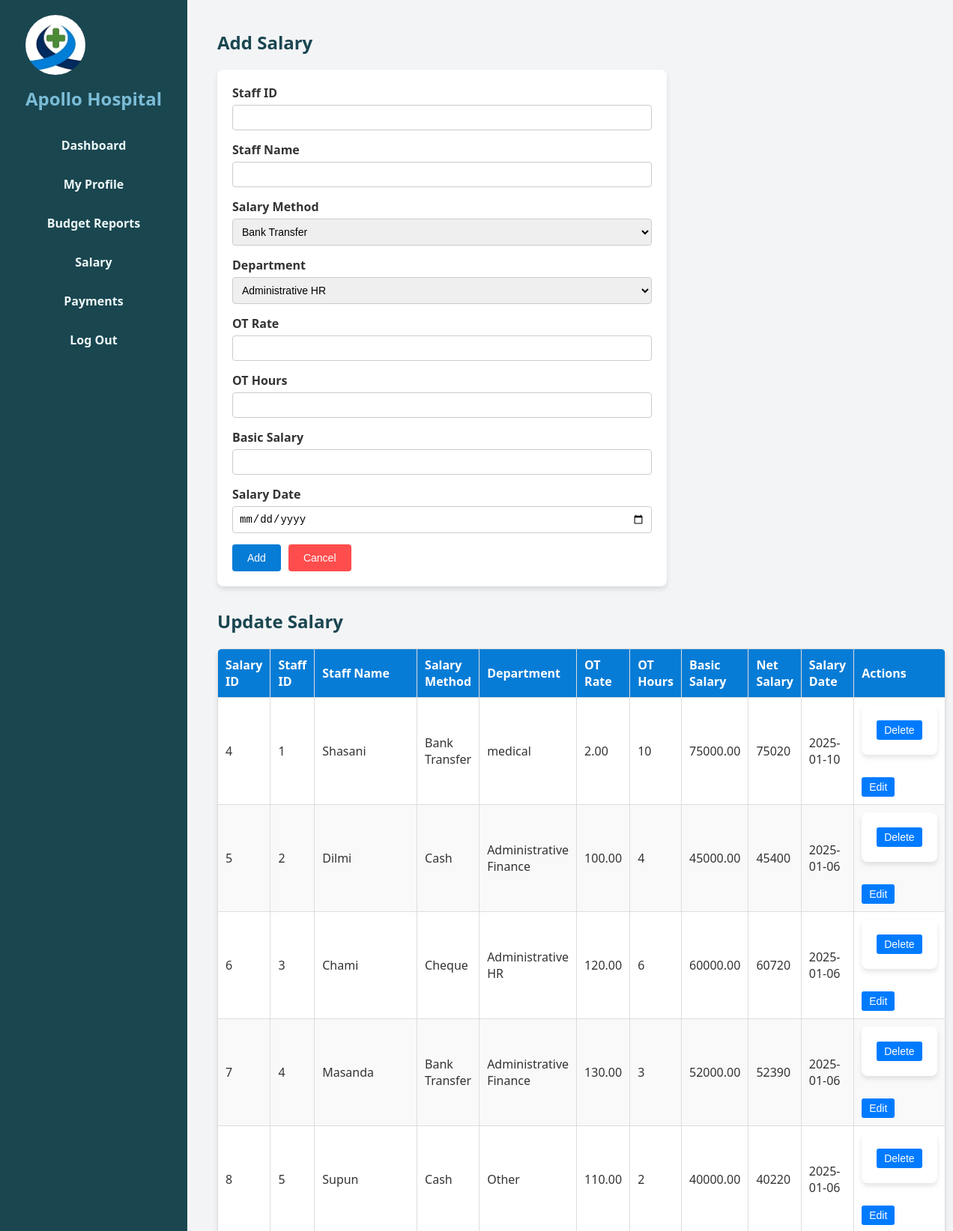
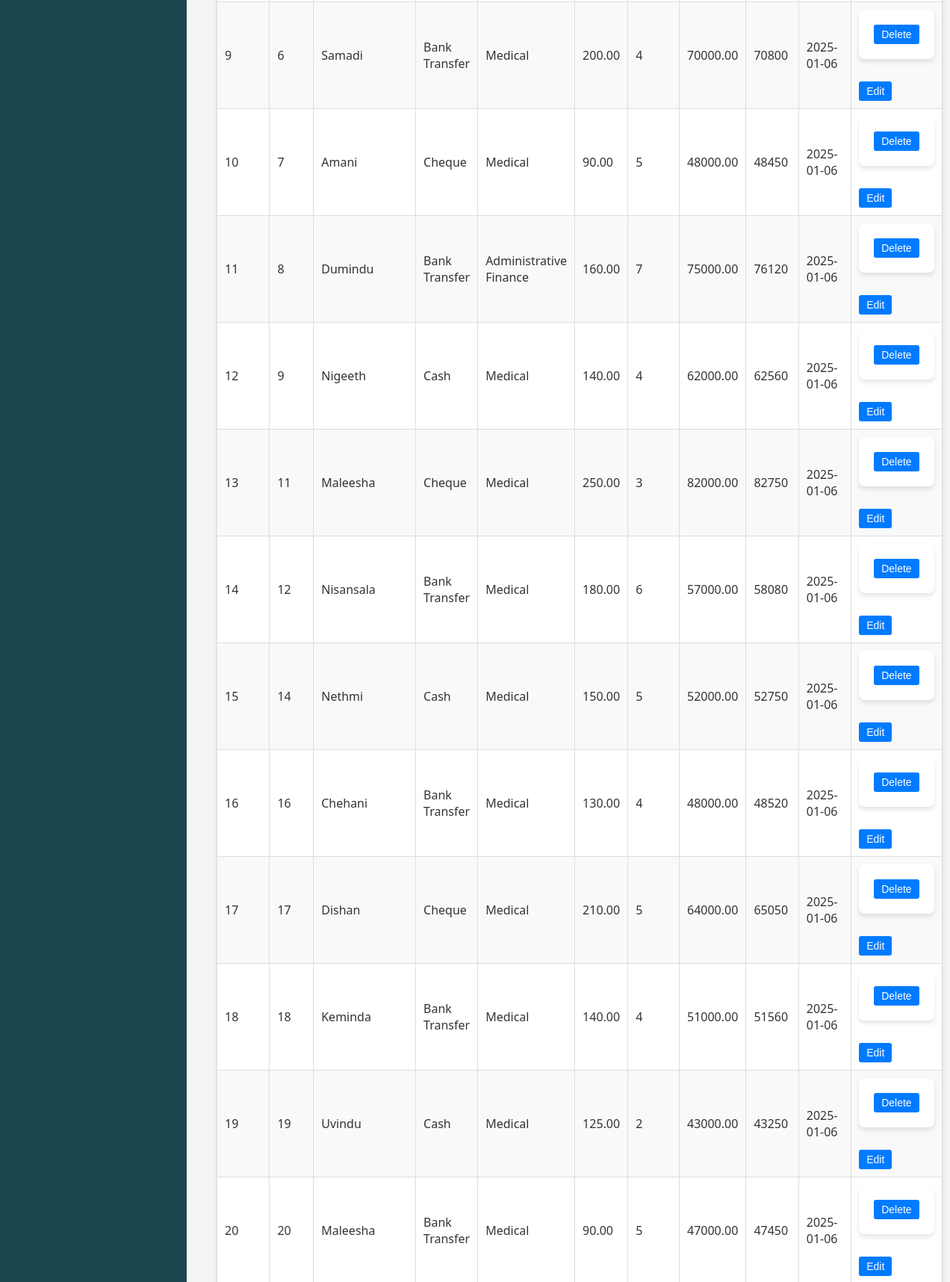
Screenshot of /hospital/salary.php (upper part) with the database file from the repository (2 pictures, top to bottom).
### tables this page shows
CREATE TABLE `salaries` (
  `id` int(11) NOT NULL,
  `staff_id` varchar(50) NOT NULL,
  `staff_name` varchar(100) NOT NULL,
  `salary_method` varchar(50) NOT NULL,
  `department` varchar(100) NOT NULL,
  `ot_rate` decimal(10,2) NOT NULL,
  `ot_hours` int(11) NOT NULL,
  `basic_salary` decimal(10,2) NOT NULL,
  `salary_date` date NOT NULL,
  `net_salary` double NOT NULL,
  `created_at` timestamp NOT NULL DEFAULT current_timestamp(),
  `updated_at` timestamp NOT NULL DEFAULT current_timestamp() ON UPDATE current_timestamp()
);

### hospital/salary.php (the view, shortened to what this page needs)
<!DOCTYPE html>
<html lang="en">
<head>
    <link rel="stylesheet" href="salary.css">
</head>
<body>
    <div class="container">
        <div class="sidebar">
            <div class="logo">
                <img src="logo.jpeg" alt="Hospital Logo">
                <h2>Apollo Hospital</h2>
            </div>
            <a href="MFdash.php">Dashboard</a>
            <a href="profilefm.php">My Profile</a>
            <a href="bugetr.php">Budget Reports</a>
            <a href="salary.php">Salary</a>
            <a href="paymentview.php">Payments</a>
            <a href="stlogin.html">Log Out</a>
        </div>
        <div class="main-content">
            <h2>Add Salary</h2>
            <form method="POST" action="process_salary.php">
                <div class="form-group">
                    <label for="staff_id">Staff ID</label>
                    <input type="text" id="staff_id" name="staff_id" required>
                </div>
                <div class="form-group">
                    <label for="staff_name">Staff Name</label>
                    <input type="text" id="staff_name" name="staff_name" required>
                </div>
                <div class="form-group">
                    <label for="salary_method">Salary Method</label>
                    <select id="salary_method" name="salary_method" required>
                        <option value="Bank Transfer">Bank Transfer</option>
                    </select>
                </div>
                <div class="form-group">
                    <label for="department">Department</label>
                    <select id="department" name="department" required>
                        <option value="administrative HR">Administrative HR</option>
                    </select>
                </div>
                <div class="form-group">
                    <label for="ot_rate">OT Rate</label>
                    <input type="number" id="ot_rate" name="ot_rate" step="0.01" required>
                </div>
                <div class="form-group">
                    <label for="ot_hours">OT Hours</label>
                    <input type="number" id="ot_hours" name="ot_hours" required>
                </div>
                <div class="form-group">
                    <label for="basic_salary">Basic Salary</label>
                    <input type="number" id="basic_salary" name="basic_salary" step="0.01" required>
                </div>
                <div class="form-group">
                    <label for="salary_date">Salary Date</label>
                    <input type="date" id="salary_date" name="salary_date" required>
                </div>
                <div class="form-actions">
                    <button type="submit" name="action" value="add">Add</button>
                    <button type="reset">Cancel</button>
                </div>
            </form>
            <h2>Update Salary</h2>
            <table class="salary-table">
                <thead>
                    <tr>
                        <th>Salary ID</th>
                        <th>Staff ID</th>
                        <th>Staff Name</th>
                        <th>Salary Method</th>
                        <th>Department</th>
                        <th>OT Rate</th>
                        <th>OT Hours</th>
                        <th>Basic Salary</th>
                        <th>Net Salary</th>
                        <th>Salary Date</th>
                        <th>Actions</th>
                    </tr>
                </thead>
                <tbody>
                    <?php
                    include 'conf.php';
                    $sql = "SELECT * FROM salaries";
                    $result = $conn->query($sql);
                    if ($result->num_rows > 0) {
                        while ($row = $result->fetch_assoc()) {
                            echo "<tr>
                                    <td>{$row['id']}</td>
                                    <td>{$row['staff_id']}</td>
                                    <td>{$row['staff_name']}</td>
                                    <td>{$row['salary_method']}</td>
                                    <td>{$row['department']}</td>
                                    <td>{$row['ot_rate']}</td>
                                    <td>{$row['ot_hours']}</td>
                                    <td>{$row['basic_salary']}</td>
                                    <td>{$row['net_salary']}</td>
                                    <td>{$row['salary_date']}</td>
                                    <td>
                                        <div class='actions'>
                                            <form method='POST' action='delete_salary.php' style='display:inline-block;'>
                                                <input type='hidden' name='id' value='{$row['id']}'>
                                                <button type='submit'>Delete</button>
                                            </form>
                                            <a href='edit_salary.php?id={$row['id']}'>
                                                <button type='button'>Edit</button>
                                            </a>
                                        </div>
                                    </td>
                                  </tr>";
                        }
                    } else {
                        echo "<tr><td colspan='11'>No records found</td></tr>";
                    }
                    ?>
                </tbody>
            </table>
        </div>
    </div>
</body>
</html>

### hospital/salary.css (style rules this page uses)
* { margin: 0; padding: 0; box-sizing: border-box; }
body { font-family: 'Segoe UI', Tahoma, Geneva, Verdana, sans-serif; background-color: #f9f9f9; color: #333; }
.container { display: flex; min-height: 100vh; }
.sidebar { position: fixed; top: 0; left: 0; width: 250px; height: 100%; background-color: #1A4650; color: #EDF7F7; display: flex; flex-direction: column; align-items: center; padding: 20px; }
.sidebar .logo img { width: 80px; height: 80px; border-radius: 50%; object-fit: cover; margin-bottom: 10px; }
.sidebar h2 { font-size: 1.5rem; color: #7BBCD6; margin-bottom: 20px; }
.sidebar a { display: block; width: 100%; text-align: center; padding: 10px 15px; margin: 5px 0; font-size: 1rem; font-weight: bold; text-decoration: none; color: #EDF7F7; border-radius: 5px; transition: background-color 0.3s ease-in-out, transform 0.3s ease-in-out; }
.main-content { margin-left: 250px; padding: 40px; width: calc(100% - 250px); background-color: #f3f4f6; min-height: 100vh; }
.main-content h2 { font-size: 24px; margin-bottom: 20px; color: #1A4650; }
form { margin-bottom: 30px; background-color: #fff; padding: 20px; border-radius: 8px; box-shadow: 0 4px 6px rgba(0, 0, 0, 0.1); max-width: 600px; }
.form-group { margin-bottom: 15px; }
.form-group label { display: block; font-weight: bold; margin-bottom: 5px; }
.form-group input, .form-group select { width: 100%; padding: 8px; font-size: 14px; border: 1px solid #ccc; border-radius: 4px; }
.form-actions { display: flex; gap: 10px; }
button { padding: 10px 20px; border: none; border-radius: 4px; font-size: 14px; cursor: pointer; transition: background-color 0.3s ease-in-out; }
button[type="submit"] { background-color: #067CD6; color: #fff; }
button[type="reset"] { background-color: #ff4d4d; color: #fff; }
.salary-table { width: 100%; border-collapse: collapse; background-color: #fff; margin-top: 20px; border-radius: 8px; overflow: hidden; box-shadow: 0 4px 6px rgba(0, 0, 0, 0.1); }
.salary-table th, .salary-table td { text-align: left; padding: 10px; border: 1px solid #ddd; }
.salary-table th { background-color: #067CD6; color: #fff; }
.salary-table tr:nth-child(even) { background-color: #f9f9f9; }
.salary-table button { padding: 5px 10px; background-color: #067CD6; color: #fff; border: none; border-radius: 4px; cursor: pointer; }
.salary-table a button { background-color: #ffc107; }

### hospital/salary.php (style rules this page uses)
.salary-table .actions button { padding: 5px 10px; font-size: 14px; color: #fff; background-color: #007bff; border: none; border-radius: 3px; cursor: pointer; }

### rows the page displays
salaries: id "4", staff "1", staff_name "Shasani", salary_method "Bank Transfer", department "medical", ot_rate "2.00", ot_hours "10", basic_salary "75000.00", net_salary "75020", salary_date "2025-01-10"
salaries: id "5", staff "2", staff_name "Dilmi", salary_method "Cash", department "Administrative Finance", ot_rate "100.00", ot_hours "4", basic_salary "45000.00", net_salary "45400", salary_date "2025-01-06"
salaries: id "6", staff "3", staff_name "Chami", salary_method "Cheque", department "Administrative HR", ot_rate "120.00", ot_hours "6", basic_salary "60000.00", net_salary "60720", salary_date "2025-01-06"
salaries: id "7", staff "4", staff_name "Masanda", salary_method "Bank Transfer", department "Administrative Finance", ot_rate "130.00", ot_hours "3", basic_salary "52000.00", net_salary "52390", salary_date "2025-01-06"
salaries: id "8", staff "5", staff_name "Supun", salary_method "Cash", department "Other", ot_rate "110.00", ot_hours "2", basic_salary "40000.00", net_salary "40220", salary_date "2025-01-06"
salaries: id "9", staff "6", staff_name "Samadi", salary_method "Bank Transfer", department "Medical", ot_rate "200.00", ot_hours "4", basic_salary "70000.00", net_salary "70800", salary_date "2025-01-06"
salaries: id "10", staff "7", staff_name "Amani", salary_method "Cheque", department "Medical", ot_rate "90.00", ot_hours "5", basic_salary "48000.00", net_salary "48450", salary_date "2025-01-06"
salaries: id "11", staff "8", staff_name "Dumindu", salary_method "Bank Transfer", department "Administrative Finance", ot_rate "160.00", ot_hours "7", basic_salary "75000.00", net_salary "76120", salary_date "2025-01-06"
salaries: id "12", staff "9", staff_name "Nigeeth", salary_method "Cash", department "Medical", ot_rate "140.00", ot_hours "4", basic_salary "62000.00", net_salary "62560", salary_date "2025-01-06"
salaries: id "13", staff "11", staff_name "Maleesha", salary_method "Cheque", department "Medical", ot_rate "250.00", ot_hours "3", basic_salary "82000.00", net_salary "82750", salary_date "2025-01-06"
salaries: id "14", staff "12", staff_name "Nisansala", salary_method "Bank Transfer", department "Medical", ot_rate "180.00", ot_hours "6", basic_salary "57000.00", net_salary "58080", salary_date "2025-01-06"
salaries: id "15", staff "14", staff_name "Nethmi", salary_method "Cash", department "Medical", ot_rate "150.00", ot_hours "5", basic_salary "52000.00", net_salary "52750", salary_date "2025-01-06"
salaries: id "16", staff "16", staff_name "Chehani", salary_method "Bank Transfer", department "Medical", ot_rate "130.00", ot_hours "4", basic_salary "48000.00", net_salary "48520", salary_date "2025-01-06"
salaries: id "17", staff "17", staff_name "Dishan", salary_method "Cheque", department "Medical", ot_rate "210.00", ot_hours "5", basic_salary "64000.00", net_salary "65050", salary_date "2025-01-06"
salaries: id "18", staff "18", staff_name "Keminda", salary_method "Bank Transfer", department "Medical", ot_rate "140.00", ot_hours "4", basic_salary "51000.00", net_salary "51560", salary_date "2025-01-06"
salaries: id "19", staff "19", staff_name "Uvindu", salary_method "Cash", department "Medical", ot_rate "125.00", ot_hours "2", basic_salary "43000.00", net_salary "43250", salary_date "2025-01-06"
salaries: id "20", staff "20", staff_name "Maleesha", salary_method "Bank Transfer", department "Medical", ot_rate "90.00", ot_hours "5", basic_salary "47000.00", net_salary "47450", salary_date "2025-01-06"
